Frame 1 (no input): blank canvas, image omitted
Frame 60 (no input): blank canvas, image omitted
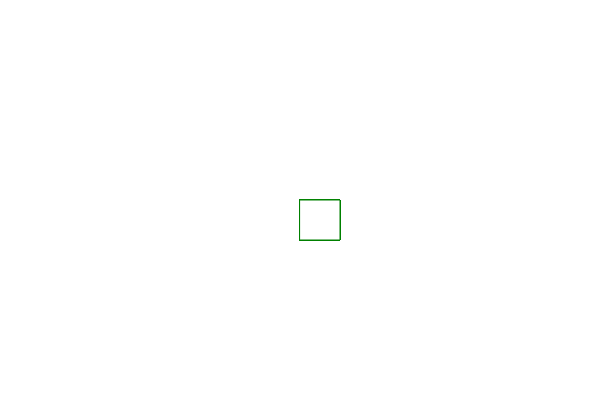
Frame 120 (the mouse pressed at the canvas centre since frame 60)

The p5.js sketch whose frames 1 and 60 were blank and that drew this single picture after the mouse press (run headless with seeded random() and noise() and a simulated clock; from frame 60 on, the mouse is pressed at the canvas centre):

// p5.js sketch
// ── sketch.js
function setup() {
  createCanvas(600, 400);
  background("white")
}

function draw() {
  stroke("green");
  fill("white");
  
  
  if (mouseIsPressed) {
    rect(mouseX, mouseY, 40, 40);
  }
}
